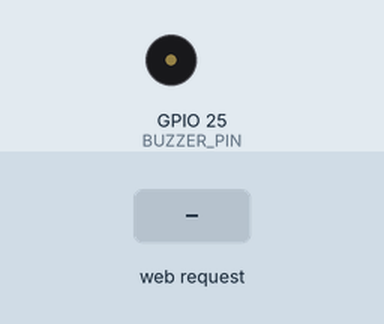
Simulated run of this sketch. Board: ESP32. Parts: buzzer (waves = sounding). The inputs (shaded band) are chosen by the test bench. WiFi joins after 1.5 s; servers stay silent unless stated; what the sketch prints to the serial monitor is not drawn.

Above: at 2.7 s.
2.8 s: HTTP request GET /play?note=1 received
At 3.6 s:
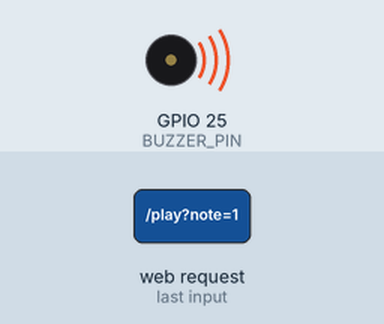
4.3 s: HTTP request GET /stop received
At 4.8 s:
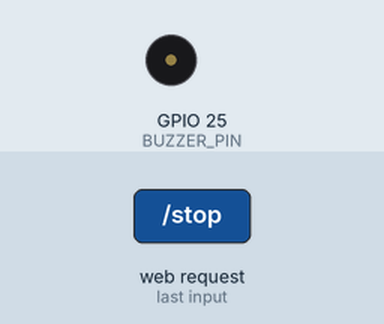
5.8 s: HTTP request GET /play?note=0 received
At 7.1 s:
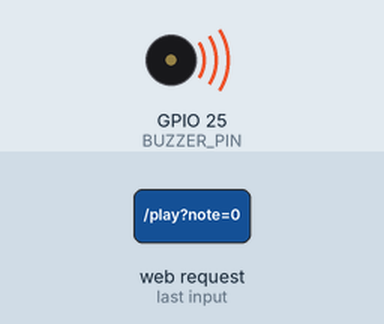
Timing chart, 0 to 8.8 s (numbered marks = the images above; inputs shaded):
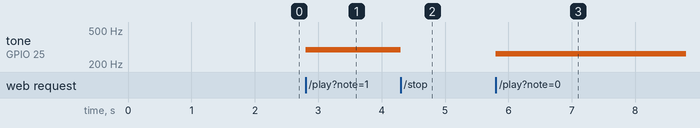

Measured:
- after the input at 2.8 s, tone on GPIO 25 (BUZZER_PIN): silent → 294 Hz at once
- after the input at 4.3 s, tone on GPIO 25 (BUZZER_PIN): 294 Hz → silent at once
- after the input at 5.8 s, tone on GPIO 25 (BUZZER_PIN): silent → 262 Hz at once

The sketch:

PianoWebESP32.ino
```cpp
#include <WiFi.h>
#include <WebServer.h>

// ===== Configuracao do Wi-Fi =====
// Troque pelos dados da sua rede antes de gravar no ESP32.
const char* ssid = "NOME_DA_SUA_REDE";
const char* password = "SENHA_DA_SUA_REDE";

// ===== Configuracao do buzzer =====
// Ligue o terminal positivo do buzzer neste pino e o negativo no GND.
const int BUZZER_PIN = 25;

WebServer server(80);

struct Note {
  const char* name;
  const char* key;
  int frequency;
};

// Frequencias aproximadas da escala de Do maior na oitava 4.
Note notes[] = {
  {"Do", "A", 262},
  {"Re", "S", 294},
  {"Mi", "D", 330},
  {"Fa", "F", 349},
  {"Sol", "G", 392},
  {"La", "H", 440},
  {"Si", "J", 494},
  {"Do agudo", "K", 523}
};

const int NOTE_COUNT = sizeof(notes) / sizeof(notes[0]);

// ===== HTML =====
const char HTML_PAGE[] PROGMEM = R"rawliteral(
<!DOCTYPE html>
<html lang="pt-BR">
<head>
  <meta charset="UTF-8">
  <meta name="viewport" content="width=device-width, initial-scale=1.0">
  <title>Piano Web ESP32</title>
  <style>
    %CSS%
  </style>
</head>
<body>
  <main class="app">
    <h1>Piano Web ESP32</h1>

    <section class="status">
      <span>Nota tocada:</span>
      <strong id="current-note">Nenhuma</strong>
    </section>

    <section class="piano" aria-label="Teclas do piano">
      <button class="key" data-note="0" data-label="Do">Do<small>A</small></button>
      <button class="key" data-note="1" data-label="Re">Re<small>S</small></button>
      <button class="key" data-note="2" data-label="Mi">Mi<small>D</small></button>
      <button class="key" data-note="3" data-label="Fa">Fa<small>F</small></button>
      <button class="key" data-note="4" data-label="Sol">Sol<small>G</small></button>
      <button class="key" data-note="5" data-label="La">La<small>H</small></button>
      <button class="key" data-note="6" data-label="Si">Si<small>J</small></button>
      <button class="key" data-note="7" data-label="Do agudo">Do+<small>K</small></button>
    </section>

    <button id="stop-button" class="stop-button" type="button">Parar som</button>
  </main>

  <script>
    %JS%
  </script>
</body>
</html>
)rawliteral";

// ===== CSS =====
const char CSS_CODE[] PROGMEM = R"rawliteral(
* {
  box-sizing: border-box;
}

body {
  margin: 0;
  min-height: 100vh;
  display: flex;
  align-items: center;
  justify-content: center;
  font-family: Arial, Helvetica, sans-serif;
  background: #20242c;
  color: #f5f5f5;
  padding: 24px;
}

.app {
  width: min(920px, 100%);
  text-align: center;
}

h1 {
  margin: 0 0 18px;
  font-size: clamp(28px, 5vw, 44px);
  font-weight: 700;
}

.status {
  display: inline-flex;
  gap: 10px;
  align-items: center;
  justify-content: center;
  margin-bottom: 22px;
  padding: 10px 16px;
  border-radius: 8px;
  background: #303744;
}

.status strong {
  color: #ffd166;
}

.piano {
  display: grid;
  grid-template-columns: repeat(8, minmax(56px, 1fr));
  gap: 6px;
  padding: 12px;
  background: #11151b;
  border-radius: 8px;
  box-shadow: 0 16px 36px rgba(0, 0, 0, 0.35);
}

.key {
  min-height: 220px;
  border: 0;
  border-radius: 0 0 8px 8px;
  background: linear-gradient(#ffffff, #dfe4ea);
  color: #1d252f;
  font-size: clamp(15px, 2.4vw, 22px);
  font-weight: 700;
  cursor: pointer;
  display: flex;
  flex-direction: column;
  align-items: center;
  justify-content: flex-end;
  gap: 8px;
  padding: 18px 6px;
  box-shadow: inset 0 -8px 0 rgba(0, 0, 0, 0.08);
  transition: transform 0.08s ease, background 0.08s ease;
}

.key small {
  color: #69717c;
  font-size: 13px;
}

.key:active,
.key.active {
  transform: translateY(5px);
  background: linear-gradient(#ffd166, #f4b942);
}

.stop-button {
  margin-top: 20px;
  min-height: 44px;
  padding: 0 22px;
  border: 0;
  border-radius: 8px;
  background: #ef476f;
  color: #ffffff;
  font-size: 16px;
  font-weight: 700;
  cursor: pointer;
}

.stop-button:active {
  transform: translateY(2px);
}

@media (max-width: 640px) {
  body {
    padding: 14px;
  }

  .piano {
    grid-template-columns: repeat(4, 1fr);
  }

  .key {
    min-height: 150px;
  }
}
)rawliteral";

// ===== JavaScript =====
const char JS_CODE[] PROGMEM = R"rawliteral(
const keys = document.querySelectorAll(".key");
const currentNote = document.getElementById("current-note");
const stopButton = document.getElementById("stop-button");
const keyboardMap = {
  a: 0,
  s: 1,
  d: 2,
  f: 3,
  g: 4,
  h: 5,
  j: 6,
  k: 7
};

async function playNote(noteIndex) {
  const key = document.querySelector(`[data-note="${noteIndex}"]`);
  if (!key) return;

  keys.forEach(item => item.classList.remove("active"));
  key.classList.add("active");
  currentNote.textContent = key.dataset.label;

  try {
    await fetch(`/play?note=${noteIndex}`);
  } catch (error) {
    currentNote.textContent = "Erro de conexao";
  }
}

async function stopSound() {
  keys.forEach(item => item.classList.remove("active"));
  currentNote.textContent = "Nenhuma";

  try {
    await fetch("/stop");
  } catch (error) {
    currentNote.textContent = "Erro de conexao";
  }
}

keys.forEach(key => {
  key.addEventListener("click", () => playNote(key.dataset.note));
});

stopButton.addEventListener("click", stopSound);

document.addEventListener("keydown", event => {
  const noteIndex = keyboardMap[event.key.toLowerCase()];
  if (noteIndex !== undefined && !event.repeat) {
    playNote(noteIndex);
  }
});

document.addEventListener("keyup", event => {
  if (keyboardMap[event.key.toLowerCase()] !== undefined) {
    stopSound();
  }
});
)rawliteral";

String buildPage() {
  String page = FPSTR(HTML_PAGE);
  page.replace("%CSS%", FPSTR(CSS_CODE));
  page.replace("%JS%", FPSTR(JS_CODE));
  return page;
}

void stopTone() {
  noTone(BUZZER_PIN);
}

void playTone(int frequency) {
  tone(BUZZER_PIN, frequency);
}

void handleRoot() {
  server.send(200, "text/html", buildPage());
}

void handlePlay() {
  if (!server.hasArg("note")) {
    server.send(400, "text/plain", "Parametro note ausente");
    return;
  }

  int noteIndex = server.arg("note").toInt();
  if (noteIndex < 0 || noteIndex >= NOTE_COUNT) {
    server.send(400, "text/plain", "Nota invalida");
    return;
  }

  playTone(notes[noteIndex].frequency);
  server.send(200, "text/plain", notes[noteIndex].name);
}

void handleStop() {
  stopTone();
  server.send(200, "text/plain", "Som parado");
}

void setup() {
  Serial.begin(115200);

  // Prepara o pino do buzzer. A funcao tone() usa PWM internamente no ESP32.
  pinMode(BUZZER_PIN, OUTPUT);
  stopTone();

  // Conecta o ESP32 ao roteador Wi-Fi.
  WiFi.mode(WIFI_STA);
  WiFi.begin(ssid, password);

  Serial.print("Conectando ao Wi-Fi");
  while (WiFi.status() != WL_CONNECTED) {
    delay(500);
    Serial.print(".");
  }

  Serial.println();
  Serial.print("Conectado. Acesse: http://");
  Serial.println(WiFi.localIP());

  // Rotas HTTP servidas pelo ESP32.
  server.on("/", handleRoot);
  server.on("/play", handlePlay);
  server.on("/stop", handleStop);
  server.begin();
}

void loop() {
  // Mantem o servidor web respondendo as requisicoes do navegador.
  server.handleClient();
}
```
